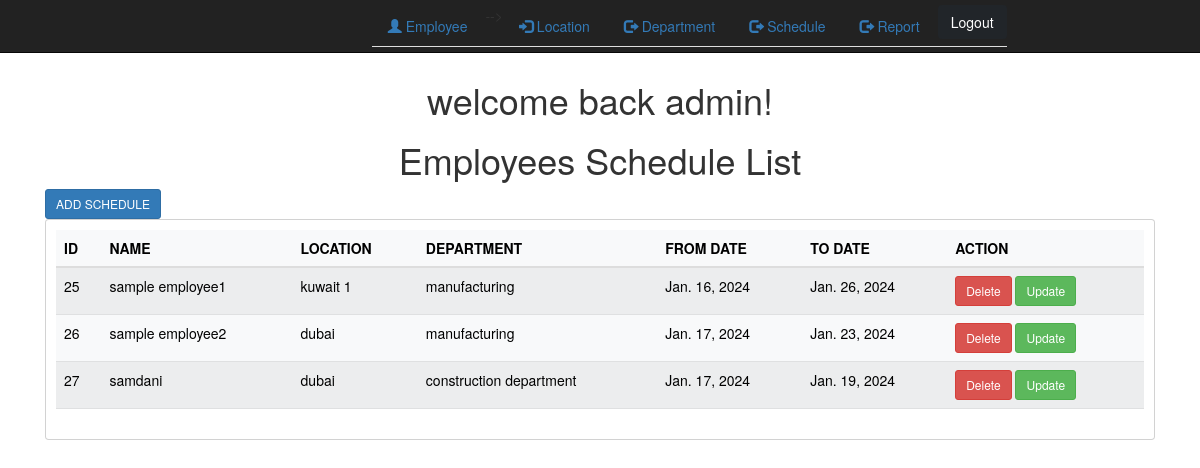
The app's page /employee/schedule_list/ (signed in) with its own data.
### employee/models.py (models this page shows, shortened)
class Scheduler(models.Model):
    id = models.AutoField(primary_key=True)
    employee = models.ForeignKey(Employee,on_delete=models.CASCADE)
    location = models.ForeignKey(Location, on_delete=models.SET_NULL,null=True)
    from_date = models.DateField("shift from date")
    to_Date = models.DateField("shift to date")

class Employee(models.Model):
    employee_id = models.AutoField(primary_key=True)
    full_name = models.CharField(max_length=200)
    department = models.ForeignKey(Department, on_delete=models.SET_NULL,null=True)
    date_of_birth = models.DateField("date of birth")

class Location(models.Model):
    id = models.AutoField(primary_key=True)
    location = models.CharField(max_length=200,unique=True,null=True)

class Department(models.Model):
    id = models.AutoField(primary_key=True)
    department = models.CharField(max_length=200,unique=True,null=True)

### employee/views.py (the view)
# urls.py: path("schedule_list/", views.schedule_list, name="schedule_list"),
def schedule_list(request):
    schedule = Scheduler.objects.all()
    return render(request, "employee/schedule_list.html", {"schedule": schedule})

### templates/employee/schedule_list.html (shortened to what this page needs)
<!doctype html>
<html lang="en">
<head>
    <link href="https://cdn.jsdelivr.net/npm/bootstrap@5.2.2/dist/css/bootstrap.min.css"
          rel="stylesheet"
>
</head>
<body>
{% include 'employee/index.html' %}
{% if user.is_authenticated %}
<h1 class="text-center my-3">Employees Schedule List</h1>
<div class="container">
    <a href="/employee/employee_schedule" class="btn btn-primary btn-sm">ADD SCHEDULE</a>
    <div class="row">
        <div class="col-md-12">
            <div class="card">
                <div class="card-body">
                    <table class="table table-light table-striped table-hover">
                        <thead>
                        <tr>
                            <th>ID</th>
                            <th>NAME</th>
                            <th>LOCATION</th>
                            <th>DEPARTMENT</th>
                            <th>FROM DATE</th>
                            <th>TO DATE</th>
                            <th>ACTION</th>
                        </tr>
                        </thead>
                        <tbody>
                        {% for sched in schedule %}
                        <tr>
                            <td>{{sched.employee.employee_id}}</td>
                            <td>{{sched.employee.full_name}}</td>
                            <td>{{sched.location.location}}</td>
                            <td>{{sched.employee.department.department}}</td>
                            <td>{{sched.from_date}}</td>
                            <td>{{sched.to_Date}}</td>
                            <td>
                                <a href="/employee/delete_schedule/{{sched.id}}"
                                   class="btn btn-danger btn-sm">Delete</a>
                                <a href="/employee/update_schedule/{{sched.id}}"
                                   class="btn btn-success btn-sm">Update</a>
                            </td>
                        </tr>
                        {%endfor%}
                        </tbody>
                    </table>
                </div>
            </div>
        </div>
    </div>
</div>
{% endif %}
</body>
</html>

### templates/employee/index.html (shortened to what this page needs)
{% load static %}
{% load crispy_forms_tags %}
<html lang="en">
<head>
    <link rel="stylesheet" href="https://maxcdn.bootstrapcdn.com/bootstrap/3.3.7/css/bootstrap.min.css"/>
    <link rel="stylesheet" href="https://cdnjs.cloudflare.com/ajax/libs/font-awesome/4.7.0/css/font-awesome.min.css">
</head>
<body class="container-fluid">
<header class="row">
    <nav class="navbar navbar-inverse navbar-fixed-top">
        <div class="container-fluid">
            <ul class="nav nav-tabs">
                {% if user.is_authenticated %}
                <li class="nav-item"><a href="{% url "employee_list" %}"><span class="glyphicon glyphicon-user"></span>
                    Employee</a></li>
                <li class="nav-item"><a href="{% url "location_list" %}"><span
                        class="glyphicon glyphicon-log-in"></span> Location</a></li>
                <li class="nav-item"><a href="{% url "department_list" %}"><span
                        class="glyphicon glyphicon-log-out"></span> Department</a></li>
                <li class="nav-item"><a href="{% url "schedule_list" %}"><span
                        class="glyphicon glyphicon-log-out"></span> Schedule</a></li>
                <li class="nav-item"><a href="{% url "view_report" %}"><span
                        class="glyphicon glyphicon-log-out"></span> Report</a></li>
                <form method="post" action="{% url 'logout' %}">
                    <button type="submit" class="btn btn-dark">Logout</button>
                </form>
                {% else %}
                <li><a href="{% url "register" %}"><span class="glyphicon glyphicon-user"></span> Sign up</a></li>
                <li><a href="{% url "login" %}"><span class="glyphicon glyphicon-log-in"></span> Log in</a></li>
                {% endif %}
            </ul>
        </div>
    </nav>
</header>
<br/>
<br>
<br>
<div class="row">
    {% block start %}
    {% if user.is_authenticated %}
    <center><h1>welcome back {{user.username}}!</h1></center>
    {% else %}
    <center><h1>log in, plz . . .</h1></center>
    {% endif %}
    {% endblock %}
</div>
</body>
</html>

### records on screen
Scheduler: employee.employee_id "25", employee.full_name "sample employee1", location.location "kuwait 1", employee.department.department "manufacturing", from_date "Jan. 16, 2024", to_Date "Jan. 26, 2024"
Scheduler: employee.employee_id "26", employee.full_name "sample employee2", location.location "dubai", employee.department.department "manufacturing", from_date "Jan. 17, 2024", to_Date "Jan. 23, 2024"
Scheduler: employee.employee_id "27", employee.full_name "samdani", location.location "dubai", employee.department.department "construction department", from_date "Jan. 17, 2024", to_Date "Jan. 19, 2024"

### other values on screen
{{ user.username }} "admin"
